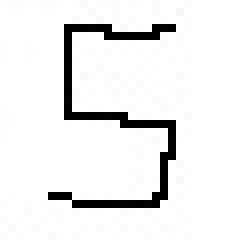
#> input picture Neural Networks - Kohenen Maps/ss.jpg, 30 x 30 px (shown 8 times larger)
$ python som_ex_2.py
#> lines starting #> are read from the running program, lines starting #| are printed output that depends on the picture
### Neural Networks - Kohenen Maps/neural_network.py
import numpy as np
from matplotlib.pyplot import *
from mpl_toolkits.mplot3d import Axes3D
import cv2

class MLP(object): # Trida pro MLP site

    # [61 lines left out: functions __init__, X_bias, v, phi, Y, dphidv, not called in this run]
    def test(self,v):
        dphidv_ = 2 * np.exp(-v) / (1. + np.exp(-v)) ** 2
        return dphidv_
    # [146 lines left out: functions dydw, Jv, Jw, Jacobian, Jw_Jv, W_V_LM and 2 more, not called in this run]


#Class of different types of HONU neural units. Divison LNU/QNU/CNU and SampleBySample/Batch
#This class is made in such a way that switching LNU/QNU/CNU can be done by simply switching of all names LNU/QNU/CNU in a script

# V teto tride komentar pouze k QNU_Batch a k QNU sample, nebot se vse dale opakuje
class HONU(object): # HONU trida
    class QNU_Batch(object): # Podtrida QNU - argument je DIM viz funkce input_DIM.
        # PRO DAVKOVE UCENI (+Jakobian, jinak podobne jako Sample)
        '''
        Object QNU neuronu pro davkove uceni
        '''
        # [74 lines left out: functions __init__, Jacobian, col_W_from_W, Y, not called in this run]

    class QNU_Sample(object): # dle QNU_Batch
        '''
        Objekt QNU neuronu pro krokove uceni
        '''
        # [58 lines left out: functions __init__, col_X, col_W_from_W, not called in this run]

        def Y(self,col_X,col_W):
            Y = np.dot(col_X,col_W)
            return Y

    class LNU_Sample(object):
        # [37 lines left out: functions __init__, col_X, col_W_from_W, not called in this run]

        def Y(self,col_X,col_W):
            Y = np.dot(col_X,col_W)
            return  Y

    class LNU_Batch(object):
        # [51 lines left out: functions __init__, Jacobian, col_W_from_W, Y, not called in this run]
    # CNU BATCH FINISHED
    class CNU_Batch(object):
        # [73 lines left out: functions __init__, Jacobian, col_W_from_W, Y, not called in this run]


    class CNU_Sample(object):
        # [54 lines left out: functions __init__, col_X, col_W_from_W, not called in this run]

        def Y(self, col_X, col_W):
            Y = np.dot(col_X, col_W)
            return Y


'''
Prace s vektorem/matici vstupu
'''
#Trida s kterou lze manipulovat se vstupni matici -> Asi zbytecne komplikovane naprogramovana, vychazi z ni funkce force_recurrent....
# Asi neni treba komentovat
class Dynamic_batch(object):
    def __init__(self,yr,number_of_reccurents,initial):
        self.input = np.ones((int(yr.shape[0]),number_of_reccurents))*initial
    def init_matrix(self):
        return self.input
    # [63 lines left out: functions input_history, recurrent, force_recurrent, force_recurrent_gap, recurrent_gap, not called in this run]

"""
Examples
num=np.arange(1000)
x = nn.force_recurrent_gap(num,4,3,0)
y = nn.force_recurrent(num,4,0) 999 998 997 996
z = nn.recurrent_gap(num,20,4,3) 999,996,993,900 last row
"""

'''
Ucici algoritmy(Zejmena pro HONU)
'''
#Class of Backpropagation Methods
class Backpropagation(object):
    def __init__(self):
        pass

    '''Sample methods NGD, GD'''
    # Normalized Gradient Descent
    # [59 lines left out: functions NGD, NGD_MLP, GD_MLP, GD, not called in this run]


    '''Batch methods CGD, LM '''
    class CGD(object):
        def __init__(self):
            pass
        # Pocatecni promenna

        # [86 lines left out: functions b, A, re, CGD, LM, not called in this run]


"""Functions for easier use of Neural Network module"""
"""
INPUTS AND OUTPUTS FORM:
Columns x1,x2,x3....
Rows x1(k),x1(k+1).... -data in time
"""

# Put X through this function. return DIM, which will calculate dimension for layersize of HONU
# example QNU = HONU().QNU_Batch(DIM)
# In Dynamic HONU we must count with reccurent inputs so total Dimension is DIM+Y_recurrent+U_recurrent - 1 (-1 sometimes)

# [26 lines left out: functions input_dim, input_shape, output_shape, not called in this run]

#Pri praci s MLP - prida se sloupec Biasu
def X_bias(X_):
    X_ = np.insert(X_, 0, 1, axis=1)
    return X_


# Coarse
# [55 lines left out: functions coarse_grain, stack_input, fcnEA, Learning_entropy, Wm_operation, arithmetic_error, not called in this run]

def ratio_yr_to_ari_er(value,ari_er):
    error_percentage = ari_er/value
    return error_percentage


#### SELF ORGANIZING MAPS

class SOM(object):
    def __init__(self,n,m,I):
        self.n=n
        self.m=m
        self.I=I # a-pocet -(treba pocet barev), b-struktura (RGB-3)
        self.weights = np.random.rand(n,m,I.shape[1])
        #I = np.array([[1,1,1],[0,1,0],[1,0,0],[0,0,0]])#,[0,1,1]])

        self.winner = np.zeros((n, m)) # saves the Carthese coordinates of actual winner which will be saved in winner_z
        self.winner_z = np.zeros((I.shape[0], 2)) # saves the winners of all inputs in one epochs

    def distance(self,inp,w):
        d= np.sqrt(np.sum((inp-w)**2))
        return d
    def update_w(self,i,ww,g,L):
        ww = ww + g*L*(i-ww)
        return ww
    def n_dist(self,inp,wei):
        dis = np.sqrt(np.sum((inp-wei)**2))
        return dis
    def neighbourhood_size(self,G0,t,lam):
        G=G0**(np.exp(-t/lam))
        return G
    def neighbourhood_size_mh(self,G0,t,lam):
        G=G0*(np.exp(-t/lam))
        return G
    def Le(self,L0,t,lam):
        L=L0*(np.exp(-t/lam))
        return L
    # [4 lines left out: function gauss, not called in this run]
    def mexican_hat(self,V1,V2,G): # influence rate
        dis = np.sum((V1 - V2) ** 2)
        mh=(1-np.sqrt(dis)/(G**2))*np.exp(-dis/(2*(G**2)))
        return mh

    # [21 lines left out: function som_it, not called in this run]

    def som_one(self,ep, n, m, G0, L0, tau1, tau2,weights,type='mexican'):
        I = self.I
        G = self.neighbourhood_size(G0, ep, tau1)
        L = self.Le(L0, ep, tau2)

        for z in range(I.shape[0]):
            for k in range(n):
                for l in range(m):
                    self.winner[k, l] = self.distance(I[z], weights[k, l, :])

            win = np.where(self.winner == np.amin(self.winner))
            win = np.asarray(win) * 1.0
            self.winner_z[z, :] = win[:, 0]
        for z in range(I.shape[0]):
            for l in range(m):
                for k in range(n):
                    if type =='gauss':
                        g = self.gauss(self.winner_z[z, :], np.array([k, l]), G)
                    if type=='mexican':
                        g = self.mexican_hat(self.winner_z[z, :], np.array([k, l]), G)

                    weights[k, l, :] = self.update_w(I[z], weights[k, l, :], L, g)

        return weights

    # [98 lines left out: functions u_matrix, plot_net, plot_scatter, plot_2dnet, plot_2dnet_data, not called in this run]

def translate_image(img):
    I = np.array([0, 0])
    img = cv2.flip(img, 0)
    for i in range(img.shape[0]):
        for j in range(img.shape[1]):
            if np.sum(img[i, j, :]) < 2.8:
                I = np.vstack((I, np.array([j, i])))
    try:
        I = I[1:, :]
    except:
        pass
    return I


# [6 lines of commented-out code are left out]

### Neural Networks - Kohenen Maps/som_ex_2.py
import numpy as np
from matplotlib.pyplot import *
import cv2
import neural_network as nn
o=cv2.imread('ss.jpg')/255.
#> o: shape (30, 30, 3) float64; min 0, max 1, mean 0.925

I = nn.translate_image(o)
#> in translate_image, `img = cv2.flip(img, 0)`:
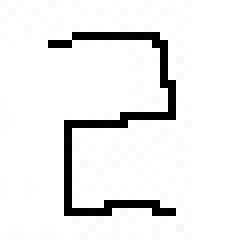
#> img: shape (30, 30, 3) float64 (shown 8 times larger); min 0, max 1, mean 0.925
#> I = 66 pairs, first value 6 to 21, second value 4 to 26
print(I.shape)
#| (66, 2)
#I = np.random.shuffle(I)
#I = I[::11]
np.random.shuffle(I)
print(I.shape)
#| (66, 2)
show()
print(I.shape)
#| (66, 2)
plot(I[:,0],I[:,1],'ro')
show()
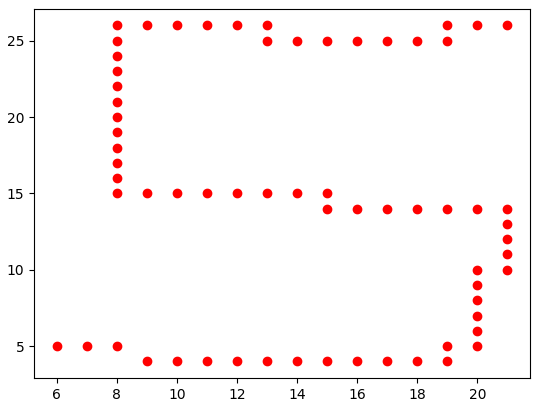
#> figure drawn by matplotlib, 1 panel
#imshow(o)
#show()


import neural_network as nn
n=1#o.shape[0]
m=50#o.shape[1]
print(I.shape)
#| (66, 2)
print(n)
som = nn.SOM(n,m,I)
#> in __init__, `self.I=I`: self.I has the same summary as I outside __init__
weights=som.weights*40
#> weights = 50 pairs, first value 3.69 to 39.81, second value 0.374 to 39.18
epochs=50
for ep in range(epochs):

#> (the run stopped early here; a loop or call above may not have finished)
